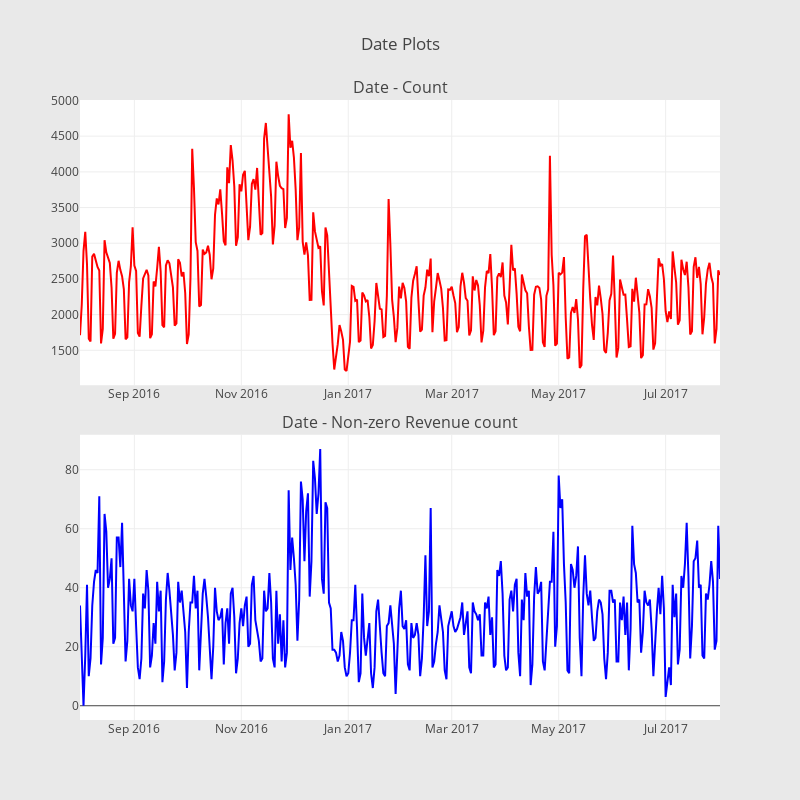

The notebook cell this image was saved under:
### Markdown cell above
Inferences:
* Device browser distribution looks similar on both the count and count of non-zero revenue plots
* On the device category front, desktop seem to have higher percentage of non-zero revenue counts compared to mobile devices.
* In device operating system, though the number of counts is more from windows, the number of counts where revenue is not zero is more for Macintosh.
* Chrome OS also has higher percentage of non-zero revenue counts
* On the mobile OS side, iOS has more percentage of non-zero revenue counts compared to Android 

**Date Exploration:**

### Code cell
import datetime

def scatter_plot(cnt_srs, color):
    trace = go.Scatter(
        x=cnt_srs.index[::-1],
        y=cnt_srs.values[::-1],
        showlegend=False,
        marker=dict(
            color=color,
        ),
    )
    return trace

train_df['date'] = train_df['date'].apply(lambda x: datetime.date(int(str(x)[:4]), int(str(x)[4:6]), int(str(x)[6:])))
cnt_srs = train_df.groupby('date')['totals.transactionRevenue'].agg(['size', 'count'])
cnt_srs.columns = ["count", "count of non-zero revenue"]
cnt_srs = cnt_srs.sort_index()
#cnt_srs.index = cnt_srs.index.astype('str')
trace1 = scatter_plot(cnt_srs["count"], 'red')
trace2 = scatter_plot(cnt_srs["count of non-zero revenue"], 'blue')

fig = tools.make_subplots(rows=2, cols=1, vertical_spacing=0.08,
                          subplot_titles=["Date - Count", "Date - Non-zero Revenue count"])
fig.append_trace(trace1, 1, 1)
fig.append_trace(trace2, 2, 1)
fig['layout'].update(height=800, width=800, paper_bgcolor='rgb(233,233,233)', title="Date Plots")
py.iplot(fig, filename='date-plots')

### Figure 1 — Plotly figure (JSON) as saved in the notebook; plotly's stock layout.template omitted (floating-point values rounded to 4 significant figures; data arrays with more than 128 entries replaced by an {"elided": "..."} marker saying what was removed)
{"data": [{"marker": {"color": "red"}, "showlegend": false, "type": "scatter", "uid": "af83380c-bab1-11e8-b50d-784f438300a6", "x": {"elided": "366 str values"}, "xaxis": "x", "y": {"elided": "366 int values"}, "yaxis": "y"}, {"marker": {"color": "blue"}, "showlegend": false, "type": "scatter", "uid": "af84947a-bab1-11e8-88ed-784f438300a6", "x": {"elided": "366 str values"}, "xaxis": "x2", "y": {"elided": "366 int values"}, "yaxis": "y2"}], "layout": {"annotations": [{"font": {"size": 16}, "showarrow": false, "text": "Date - Count", "x": 0.5, "xanchor": "center", "xref": "paper", "y": 1, "yanchor": "bottom", "yref": "paper"}, {"font": {"size": 16}, "showarrow": false, "text": "Date - Non-zero Revenue count", "x": 0.5, "xanchor": "center", "xref": "paper", "y": 0.46, "yanchor": "bottom", "yref": "paper"}], "height": 800, "paper_bgcolor": "rgb(233,233,233)", "title": "Date Plots", "width": 800, "xaxis": {"anchor": "y", "domain": [0, 1]}, "xaxis2": {"anchor": "y2", "domain": [0, 1]}, "yaxis": {"anchor": "x", "domain": [0.54, 1]}, "yaxis2": {"anchor": "x2", "domain": [0, 0.46]}}}
